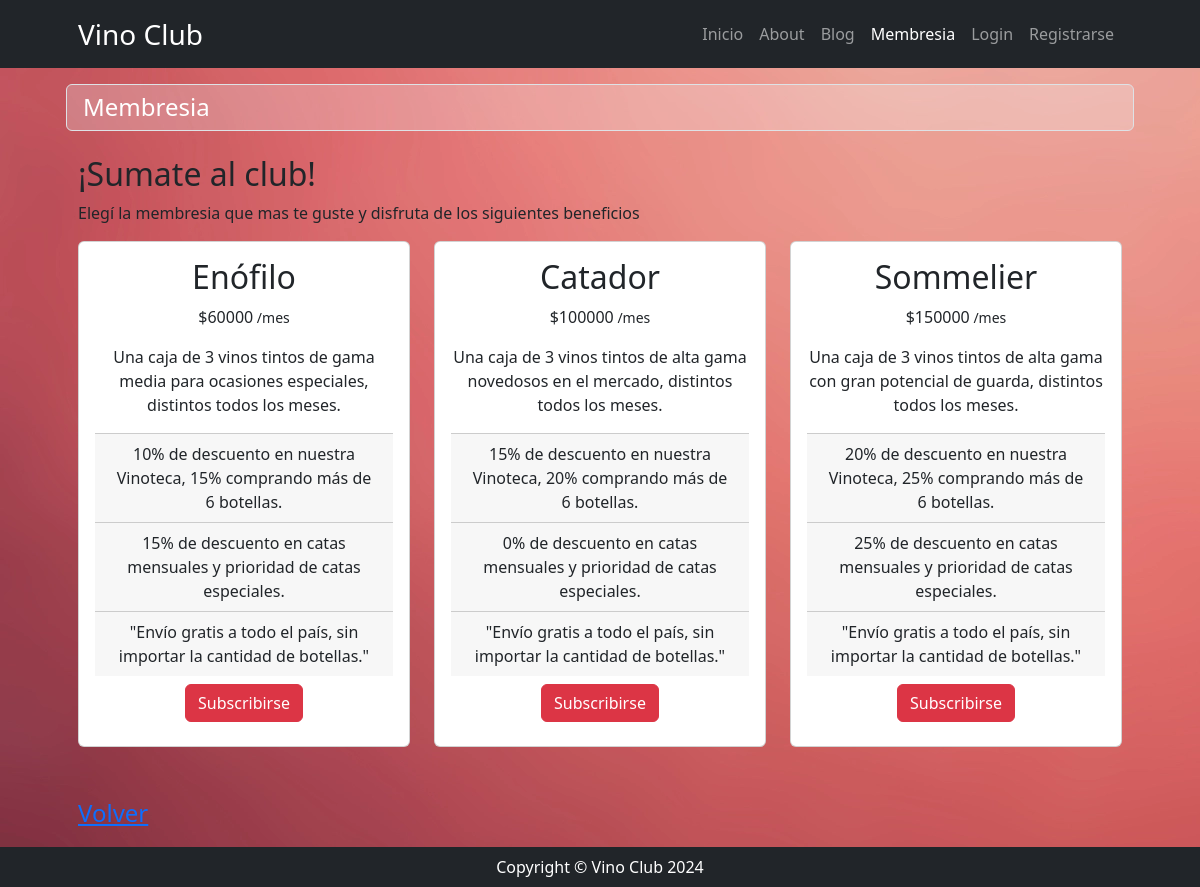
Page /membresia/ on the committed database.
### membresia/models.py (models this page shows, shortened)
class Membresia(models.Model):
    nombre = models.CharField(max_length=100)
    descripcion = models.TextField(max_length=1000)
    beneficio1 = models.TextField(max_length=1000, blank=True, null=True)
    beneficio2 = models.TextField(max_length=1000, blank=True, null=True)
    precio = models.IntegerField(default=100000)

### membresia/views.py (the view)
# urls.py: path('', views.home, name='home'),
def home(request):
    query = models.Membresia.objects.all()
    return render(request, 'membresia/index.html', {"membresias": query})

### membresia/templates/membresia/index.html
{% extends 'core/base.html' %}
{% block title %}
    {% include 'core/components/title1.html' with title='Membresia'%}
{% endblock title %}
{% block content %}
    <h2>¡Sumate al club!</h2>
    <p>Elegí la membresia que mas te guste y disfruta de los siguientes beneficios</p>
    <div class="row">
        {% for membresia in membresias %}
            <div class="col sm-4 col-md-4 bg-transparent">
                <div class="card h-100">
                    <div class="card-body" style="text-align: center">
                        <h2 class="text-center">{{ membresia.nombre }}</h2>
                        <p>${{ membresia.precio }}<small> /mes</small></p>
                        <p>{{ membresia.descripcion }}</p>
                        <div class="card-footer">{{ membresia.beneficio1 }}</div>
                        <div class="card-footer">{{ membresia.beneficio2 }}</div>
                        <div class="card-footer">"Envío gratis a todo el país, sin importar la cantidad de botellas."</div>
                        <div class="text-center py-2">
                            <a class="btn btn-danger btn-sm-4" href="#!">Subscribirse</a>
                        </div>
                    </div>
                </div>
            </div>
        {% endfor %}
        <div class="fs-4 pb-lg-2 my-5">
            <a href="{% url 'core:home' %}">Volver</a>
        </div>
    </div>
{% endblock content %}

### rows in the picture
Membresia: nombre "Enófilo", precio "60000", descripcion "Una caja de 3 vinos tintos de gama media para ocasiones especiales, distintos todos los meses.", beneficio1 "10% de descuento en nuestra Vinoteca, 15% comprando más de 6 botellas.", beneficio2 "15% de descuento en catas mensuales y prioridad de catas especiales."
Membresia: nombre "Catador", precio "100000", descripcion "Una caja de 3 vinos tintos de alta gama novedosos en el mercado, distintos todos los meses.", beneficio1 "15% de descuento en nuestra Vinoteca, 20% comprando más de 6 botellas.", beneficio2 "0% de descuento en catas mensuales y prioridad de catas especiales."
Membresia: nombre "Sommelier", precio "150000", descripcion "Una caja de 3 vinos tintos de alta gama con gran potencial de guarda, distintos todos los meses.", beneficio1 "20% de descuento en nuestra Vinoteca, 25% comprando más de 6 botellas.", beneficio2 "25% de descuento en catas mensuales y prioridad de catas especiales."

### other values in the picture
{{ title }} "Membresia"
